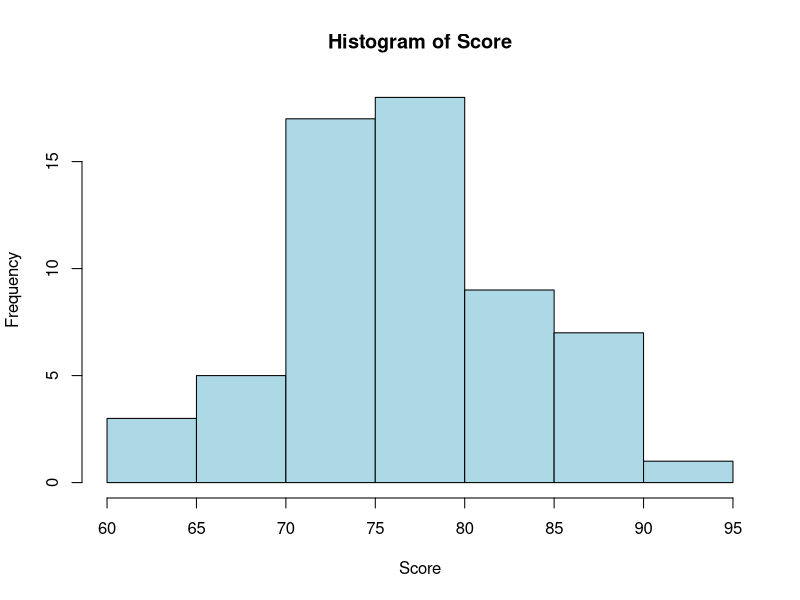

Source code (R):
## ---- chunk 1
# Set seed for reproducibility
set.seed(22)

# Generate dataset (60 observations)
activity_data <- data.frame(
  StudyHours  = rnorm(60, mean = 6,  sd = 2),
  Attendance  = rnorm(60, mean = 85, sd = 8),
  Score       = rnorm(60, mean = 78, sd = 7),
  Gender      = sample(c("Male", "Female"), 60, replace = TRUE),
  Group       = sample(c("Group 1", "Group 2", "Group 3"), 60, replace = TRUE)
)

activity_data$Gender <- factor(activity_data$Gender)
activity_data$Group  <- factor(activity_data$Group)
## ---- chunk 2
summary(activity_data)
## ---- chunk 3
sapply(activity_data[c("StudyHours","Attendance","Score")], sd)
## ---- chunk 4
sapply(activity_data[c("StudyHours","Attendance","Score")], range)
## ---- chunk 5
str(activity_data)
## ---- chunk 6
mean(activity_data$Score > 85)
## ---- chunk 7
hist(activity_data$Score,
     main = "Histogram of Score",
     xlab = "Score",
     col = "lightblue",
     border = "black")
## ---- chunk 8
mean(activity_data$Score)
var(activity_data$Score)
## ---- chunk 9
cor(activity_data[c("StudyHours","Attendance","Score")])
## ---- chunk 10
oneway.test(Score ~ Group, data = activity_data)
## ---- chunk 11
tab <- table(activity_data$Gender, activity_data$Group)
tab
chisq.test(tab)
